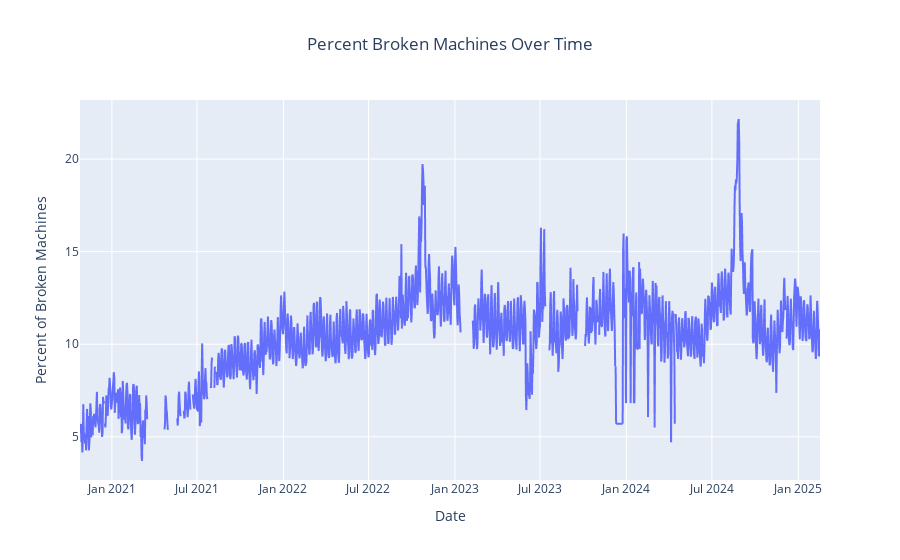

Notebook code for this chart:
### Code cell
# Percent broken
fig = px.line(df, x='Date', y='Percent Broken',
              title='Percent Broken Machines Over Time',
              labels={'Percent Broken': 'Percent of Broken Machines'},
              line_shape='linear')

# Center title
fig.update_layout(title_x=0.5)

# Show the plot
fig.show()

### Figure 1 — Plotly figure (JSON) as saved in the notebook; plotly's stock layout.template omitted (floating-point values rounded to 4 significant figures; data arrays with more than 128 entries replaced by an {"elided": "..."} marker saying what was removed)
{"data": [{"hovertemplate": "Date=%{x}<br>Percent of Broken Machines=%{y}<extra></extra>", "legendgroup": "", "line": {"color": "#636efa", "dash": "solid", "shape": "linear"}, "marker": {"symbol": "circle"}, "mode": "lines", "name": "", "showlegend": false, "type": "scattergl", "x": {"elided": "1576 str values"}, "xaxis": "x", "y": {"elided": "1576 float values"}, "yaxis": "y"}], "layout": {"legend": {"tracegroupgap": 0}, "title": {"text": "Percent Broken Machines Over Time", "x": 0.5}, "xaxis": {"anchor": "y", "domain": [0, 1], "title": {"text": "Date"}}, "yaxis": {"anchor": "x", "domain": [0, 1], "title": {"text": "Percent of Broken Machines"}}}}
